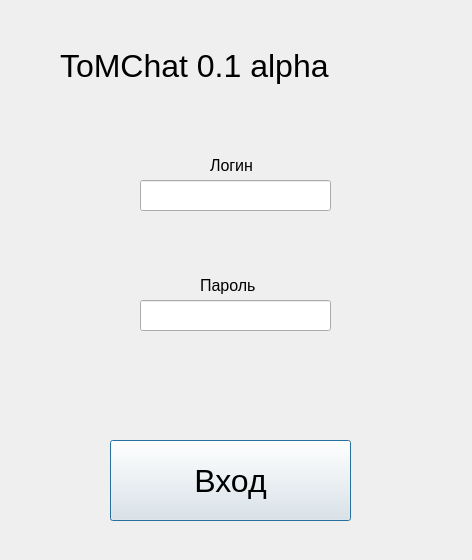
<?xml version="1.0" encoding="UTF-8"?>
<ui version="4.0">
 <class>Dialog</class>
 <widget class="QDialog" name="Dialog">
  <property name="geometry">
   <rect>
    <x>0</x>
    <y>0</y>
    <width>472</width>
    <height>560</height>
   </rect>
  </property>
  <property name="windowTitle">
   <string>Dialog</string>
  </property>
  <widget class="QPushButton" name="pushButton">
   <property name="geometry">
    <rect>
     <x>110</x>
     <y>440</y>
     <width>241</width>
     <height>81</height>
    </rect>
   </property>
   <property name="font">
    <font>
     <pointsize>24</pointsize>
    </font>
   </property>
   <property name="text">
    <string>Вход</string>
   </property>
  </widget>
  <widget class="QLabel" name="label">
   <property name="geometry">
    <rect>
     <x>60</x>
     <y>30</y>
     <width>351</width>
     <height>71</height>
    </rect>
   </property>
   <property name="font">
    <font>
     <pointsize>24</pointsize>
    </font>
   </property>
   <property name="text">
    <string>ToMChat 0.1 alpha</string>
   </property>
  </widget>
  <widget class="QLineEdit" name="lineEdit">
   <property name="geometry">
    <rect>
     <x>140</x>
     <y>180</y>
     <width>191</width>
     <height>31</height>
    </rect>
   </property>
  </widget>
  <widget class="QLineEdit" name="lineEdit_2">
   <property name="geometry">
    <rect>
     <x>140</x>
     <y>300</y>
     <width>191</width>
     <height>31</height>
    </rect>
   </property>
  </widget>
  <widget class="QLabel" name="label_2">
   <property name="geometry">
    <rect>
     <x>210</x>
     <y>150</y>
     <width>61</width>
     <height>31</height>
    </rect>
   </property>
   <property name="font">
    <font>
     <pointsize>12</pointsize>
    </font>
   </property>
   <property name="text">
    <string>Логин</string>
   </property>
  </widget>
  <widget class="QLabel" name="label_3">
   <property name="geometry">
    <rect>
     <x>200</x>
     <y>270</y>
     <width>71</width>
     <height>31</height>
    </rect>
   </property>
   <property name="font">
    <font>
     <pointsize>12</pointsize>
    </font>
   </property>
   <property name="text">
    <string>Пароль</string>
   </property>
  </widget>
 </widget>
 <resources/>
 <connections/>
</ui>
